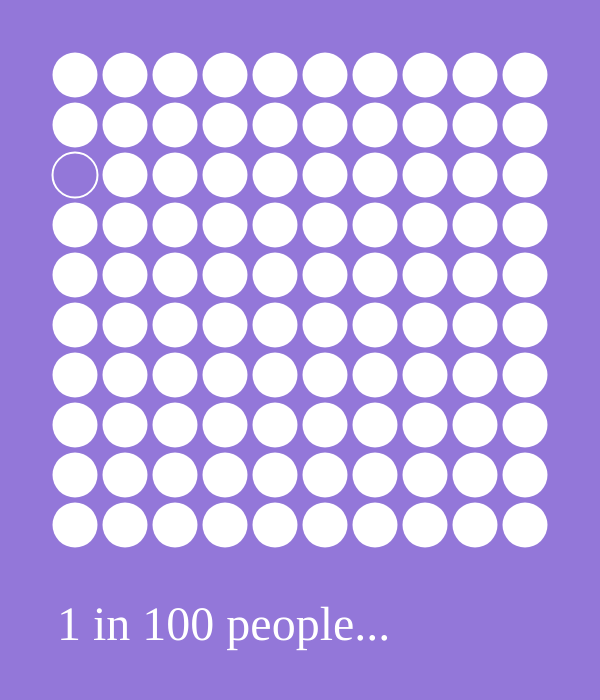
Frame 1 (no input)
Frame 60 (no input): identical to frame 1, image omitted
Frame 120 (the mouse pressed at the canvas centre since frame 60): identical to frame 1, image omitted

The p5.js sketch that drew this single still picture (run headless with seeded random() and noise() and a simulated clock; from frame 60 on, the mouse is pressed at the canvas centre):

// p5.js sketch
// ── sketch.js
/* * * * * * * * * * * * * * * * * * * * * * * * * * * * * * * *
 DATASET TITLE: what is the data about?
 DATA SOURCE: what organisation/person collected the data?
 LINK TO DATA: where did you get the data from?
 HEADERS: what are the headers of the dataset?

TASK: Can you display the number of Internet users per 100 people for the
country of Cyprus using data from the "internet-users-per-100-people.csv"
file? The data originates from this project: 
https://github.com/ckan/ckanext-mapviews/tree/master

* * * * * * * * * * * * * * * * * * * * * * * * * * * * * * * */

let numRows = 10;
let numColumns = 10;

let hue = 0;
let randomIndex = 0;

let size = 50;

function setup(){
  createCanvas(600, 700);
  
  colorMode(HSB);
  hue = random(0, 360);
  
  randomIndex = floor(random(0, 100));
  strokeWeight(2);
}

function draw(){
  background(hue, 45, 85);
  
  let index = 0;
  
  for(let i = 0; i < numRows; i++){
    for(let j = 0; j < numColumns; j++){
      
      let x = 75 + (j*size);
      let y = 75 + (i*size);
      
      if(index===randomIndex){
        noFill();
        stroke(0, 0, 100);
      }else{
        noStroke();
        fill(0, 0, 100);
      }
      ellipse(x, y, size-5, size-5);
      
      index++;
    }
  }
  
  fill(0, 0, 100);
  textFont('Outfit');
  textSize(48);
  text("1 in 100 people...", 57, height-60);
}
